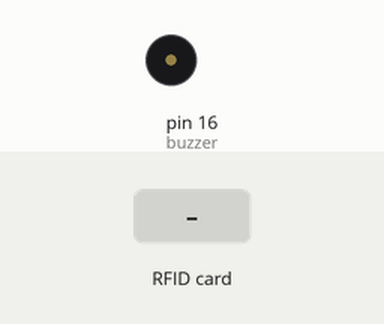
Bench run of a program on a simulated Raspberry Pi (header pin numbers). Parts: buzzer (waves = sounding, pin HIGH). Inputs (shaded band) come from the test bench. The RFID card's data blocks start empty; what the program prints to the terminal is not drawn.

Above: at 1.2 s.
1.3 s: RFID card 5E 7A 19 C4 held to the reader
At 1.51 s:
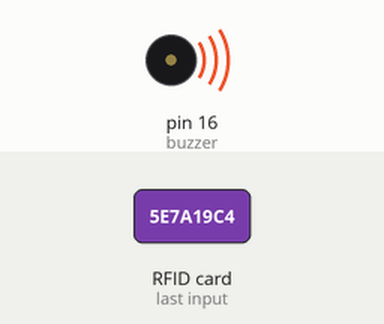
Timing chart, 0 to 4.3 s (numbered marks = the images above; inputs shaded):
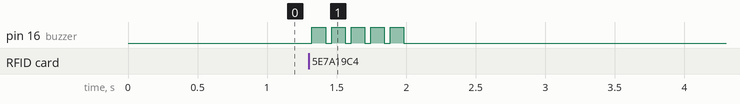

The program:

Read_Bee.py
```python
# https://pypi.org/project/mfrc522/
from time import sleep
from gpiozero import Buzzer
from RPi import GPIO
from mfrc522 import SimpleMFRC522

reader = SimpleMFRC522()
GPIO.setwarnings(False)
buzzer = Buzzer(16)

try:
    while True:
        print("Hold a tag near the reader")
        id, text = reader.read()
        # https://gpiozero.readthedocs.io/en/stable/api_output.html
        # beep(on_time=1, off_time=1, n=None, background=True)
        buzzer.beep(0.1, 0.1, 1)
        print("ID: %s\nText: %s" % (id, text))
        sleep(0.1)
except KeyboardInterrupt:
    GPIO.cleanup()
    raise
```

Measured:
- after the input at 1.3 s, pin 16 (buzzer): alternates HIGH for 0.10 s and LOW for 0.04 s, 10 changes in all, then stays LOW, starting at once
